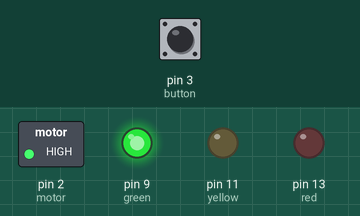
Bench run of a sketch on a simulated Arduino Uno, built with avr-gcc and run on an emulated ATmega328P. Shown: switched loads named in the sketch (green lamp = pin HIGH), output pins drawn as LEDs (lit = HIGH). The inputs (shaded band) are chosen by the test bench; at power-on: pin 3 (button) LOW.

Above: at 3.2 s.
3.3 s: pin 3 (button) pulled HIGH for 1.45 s
At 5.1 s:
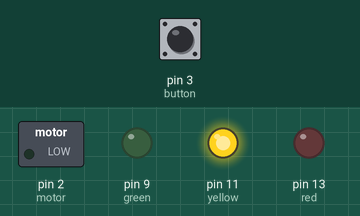
At 7.5 s:
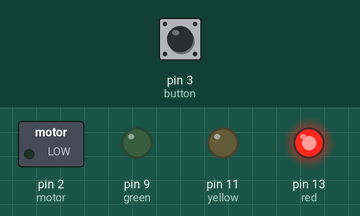
Timing chart, 0 to 14.3 s (numbered marks = the images above; inputs shaded):
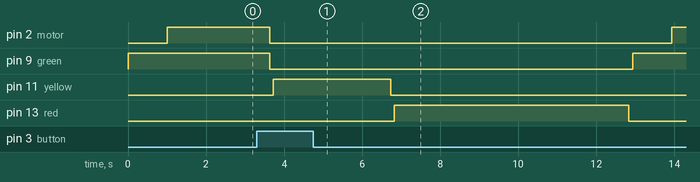

Measured:
- after the input at 3.3 s, pin 2 (motor): HIGH → LOW after 0.33 s, → HIGH 10.3 s later; pin 9 (green): HIGH → LOW after 0.33 s, → HIGH 9.3 s later; pin 11 (yellow): LOW → HIGH after 0.43 s, → LOW 3.0 s later; pin 13 (red): LOW → HIGH after 3.5 s, → LOW 6.0 s later

The sketch:

code.ino
```cpp
// these ints are what pin they're using on the arduino
int green = 9;
int yellow = 11;
int red = 13;
int motor = 2;
int button = 3;

void setup()
{
// sets the pins' mode to either input or output
pinMode(button, INPUT);
pinMode(green, OUTPUT);
pinMode(yellow, OUTPUT);
pinMode(red, OUTPUT);
pinMode(motor, OUTPUT);
}


void loop()
{
int buttonState = digitalRead(button); // the int is assigned to read the state
  									                   // of the int "button", which is pin 3
// Serial.println(buttonState); //
delay(1);

delay(1);
if(buttonState == 1) { // if the button is pressed
  delay(20);
  digitalWrite(green, LOW); //turn off green light
  digitalWrite(motor, LOW); //turn off motor
  delay(100);
  digitalWrite(yellow, HIGH); // turn on yellow light
  delay(3000);
  digitalWrite(yellow, LOW); // turn off yellow light
  delay(100);
  digitalWrite(red, HIGH); // turn on red light
  delay(6000);
  digitalWrite(red, LOW); // turn off red light
  delay(100);
}
else { // if the button isn't pressed
  digitalWrite(green, HIGH); //turn green light back on
  delay(1000);
  digitalWrite(motor, HIGH); // turn motor back on
  delay(200);
}
}
```
